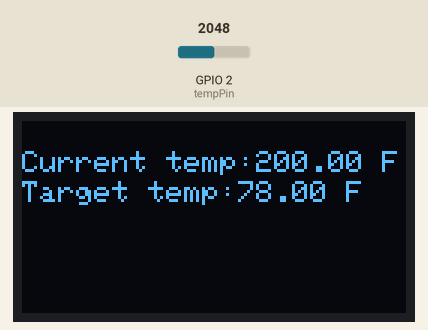
Recording of a sketch running on a simulated ESP32. On the bench: 128×64 one-colour display. The test bench sets the inputs (shaded band); at power-on: GPIO 2 (tempPin) = 2048.

Above: at 4.8 s.
4.9 s: GPIO 2 (tempPin) set to 2866
At 10.6 s:
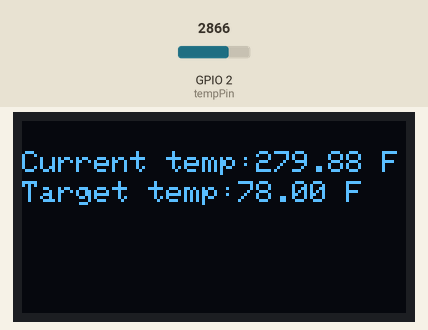
11.6 s: GPIO 2 (tempPin) set to 3603
At 15.6 s:
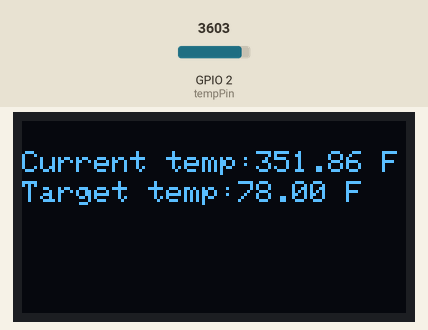
16.6 s: GPIO 2 (tempPin) set to 4095
At 23.4 s:
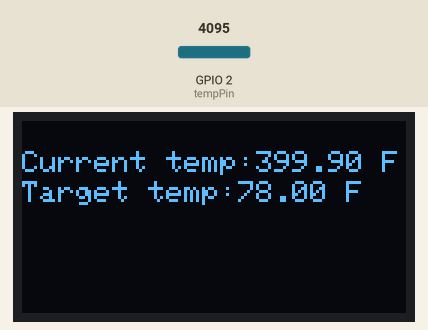
Timing chart, 0 to 24.9 s (numbered marks = the images above; inputs shaded):
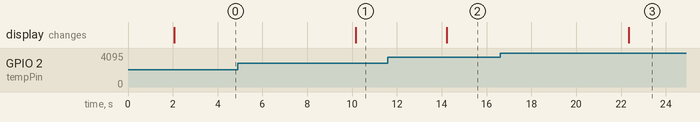

Measured:
- after the input at 4.9 s, the display: changes after 5.3 s (image 1)
- after the input at 11.6 s, the display: changes after 2.6 s (image 2)
- after the input at 16.6 s, the display: changes after 5.7 s (image 3)

The sketch:

ESP32-Part1.ino
```cpp
//Currently this displays current AUC temperature from MCP9700 and hardcoded AUC temperature
//The above is displayed on the OLED display

//OLED Libraries
#include <Wire.h>
#include <Adafruit_GFX.h>
#include <Adafruit_SSD1306.h>

//OLED Definitions
#define SCREEN_WIDTH 128 // OLED display width, in pixels
#define SCREEN_HEIGHT 64 // OLED display height, in pixels

// Declaration for an SSD1306 display connected to I2C (SDA, SCL pins)
Adafruit_SSD1306 display(SCREEN_WIDTH, SCREEN_HEIGHT, &Wire, -1);

//Temperature Sensor Variables
const int tempPin = 2;     //analog input pin constant
int tempVal;    // temperature sensor raw readings
float volts;    // variable for storing voltage
float currentTemp;     // the current(AUC) temperature variable
float targetTemp; // the target(AUC) temperature
int opt = 0; // choice variable

//Serial Connections
HardwareSerial &OLEDSerial = Serial2; //OLED

void setup() {
  // put your setup code here, to run once:
  Serial.begin(9600);
  OLEDSerial.begin(115200);

}

void loop() {
  // put your main code here, to run repeatedly:
  currentTemp = getCurrentTemp(tempPin);
  targetTemp = getTargetTemp(); //edit this to get keypad input and use interrupt pin
  //Serial.println(String(currentTemp) + " degrees F"); //testing
  setDisplay(currentTemp, targetTemp);
  delay(2000);
}

float getCurrentTemp(const int tPin)
{
  tempVal = analogRead(tPin);
  volts = tempVal/1024.0;             // normalize by the maximum temperature raw reading range, assumes 10-bit ADC(ESP32 is a 12-bit ADC)
  return volts * 100;   //MCP9700 outputs temp as fahrenheit(somewhat) as opposed to celsius
}

float getTargetTemp()
{
    if(opt == 1) //if mode is manual
    {

    }
    else if(opt == 0) //if mode is automatic
    {
      return 78.00; //hardcoded temperature value
    }
}

void setDisplay(float cTemp, float tTemp)
{
  if(!display.begin(SSD1306_SWITCHCAPVCC, 0x3C)) { // Address 0x3D for 128x64
    Serial.println(F("SSD1306 allocation failed"));
    for(;;);
  }
  delay(2000);
  display.clearDisplay();

  display.setTextSize(1);
  display.setTextColor(WHITE);
  display.setCursor(0, 10);
  // Display static text
  display.println("Current temp:" + String(cTemp)+ " F");
  display.setCursor(0, 20);
  // Display static text
  display.println("Target temp:" + String(tTemp)+ " F");
  display.display();
}
```
